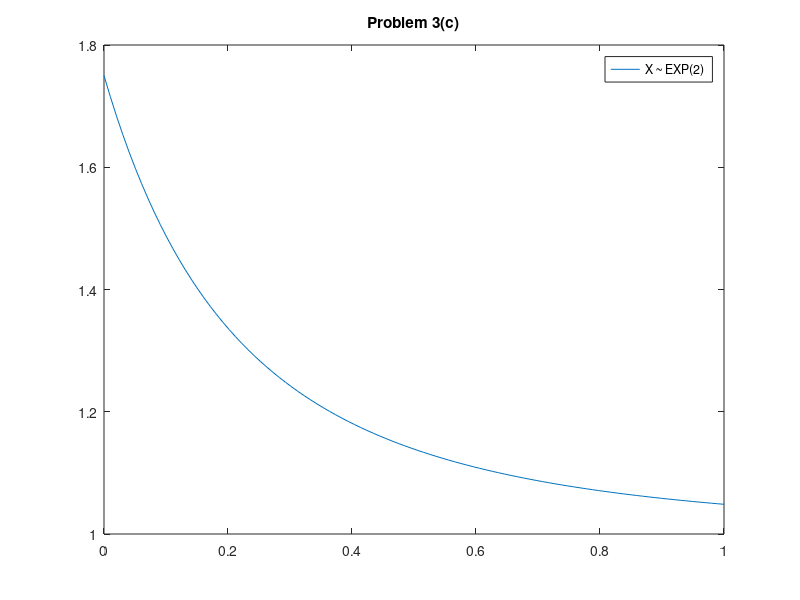

The MATLAB source for this figure: (Note: this script raises an error after producing the figure.)
hold off;
clear; clc;

t = linspace(0,1);

% X ~ EXP(-2)
F1 = 1-exp(-2*t);
t_remaining1 = 1 - F1;

% X ~ U(0,1)
%Problem with this one
F2 = t;
t_remaining2 = 1 - F2;

% X ~ fT(t)
F3 = (((2*t)+2).^-2) - (((2*t)+1).^-2);
t_remaining3 = 1 - F3

plot(t, t_remaining1);
plot(t, t_remaining2);
plot(t, t_remaining3);

title("Problem 3(c)")

legend("X ~ EXP(2)", "X ~ U(0,1)", "X ~ F3")


%% Simulation 1 (problem 6a,b)
clc; clear;
p = 0.3; % p(success)
n = 10; % Num trials
max_trials = [100 1000 10000];

probs_calcd = zeros(2,11);
for i = 0:n
    probs_calcd(1,i+1) = bernoulli_prob(n,p,i);
    probs_calcd(2,i+1) = bernoulli_prob(n,0.01,i);
end

probs_simd = zeros(3,11);

probs_simd(1,:) = bernoulli_dist(max_trials(1),n,p);
probs_simd(2,:) = bernoulli_dist(max_trials(2),n,p);
probs_simd(3,:) = bernoulli_dist(max_trials(1),n,0.01);



subplot(2,2,1);
bar([transpose(probs_calcd(1,:)) transpose(probs_simd(1,:))]);
title(["calculated probabilites, M = " max_trials(1)]);
subplot(2,2,2);
bar([transpose(probs_calcd(1,:)) transpose(probs_simd(2,:))]);
title(["calculated probabilites, M = " max_trials(2)]);
subplot(2,2,3);
bar([transpose(probs_calcd(2,:)) transpose(probs_simd(3,:))]);
title(["calculated probabilites, M = " max_trials(1) "P = 0.01"]);

%% Simulation 2 (problem 6c)

clc; clear;
p = 0.01
M = 100
n = 10
probs_simd = zeros(2,11)
probs_simd(1,:) = bernoulli_dist(M,n,p)
